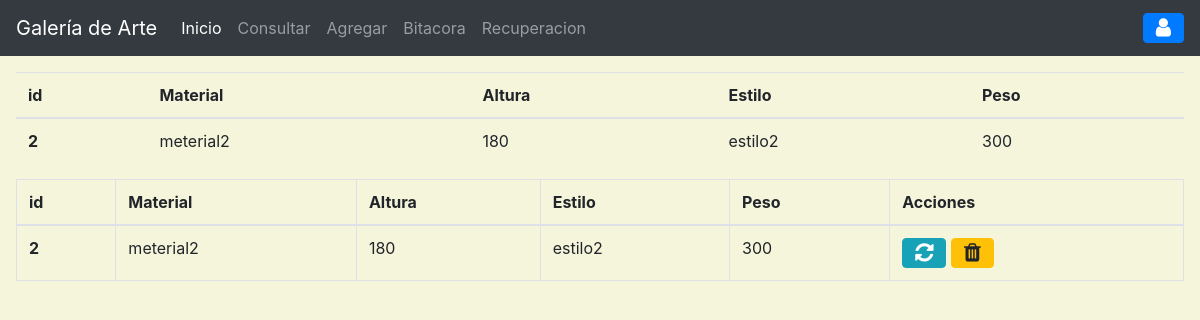
/?c=Escultura, run on the app's committed database.
### tables this page shows
CREATE TABLE `escultura` (
  `idobj` int(11) NOT NULL,
  `estilEscul` varchar(35) DEFAULT NULL,
  `materialEscul` varchar(35) DEFAULT NULL,
  `alturaEscul` double DEFAULT NULL,
  `pesoEscul` double DEFAULT NULL,
  KEY `fk_esc_obj` (`idobj`),
  CONSTRAINT `fk_esc_obj` FOREIGN KEY (`idobj`) REFERENCES `objetoarte` (`idobj`) ON DELETE CASCADE ON UPDATE CASCADE
);

### controller/escultura.controlador.php (called while the page is built, shortened)
<?php
require_once('model/escultura.php');
class EsculturaControlador
{
    public function __CONSTRUCT(){
        $this->modelo = new Escultura();
    }
    public function Inicio(){
        require_once "View/header.php";
        require_once "View/escultura/index.php";
        require_once "View/footer.php";
    }
}
?>

### model/conexion.php (called while the page is built, shortened)
<?php
class BaseDeDatos
{
    public static function Conectar(){
        try {
            $conexion = new PDO("mysql:host=".self::servidor.";dbname="
            .self::basedatos.";charset=utf8",self::usuario,self::password);
            $conexion->setAttribute(PDO::ATTR_ERRMODE,PDO::ERRMODE_EXCEPTION);
            return $conexion;
        } catch (PDOException $e) {
            return "Fallo la conexion a la base de datos".$e->getMessage();
        }
    }
}
?>

### model/escultura.php (called while the page is built, shortened)
<?php
class Escultura
{
    private $pdo;
    public function __CONSTRUCT(){
        $this->pdo = BaseDeDatos::Conectar();
    }
    public function getEscultura(){
        try {
            $sql = "SELECT * FROM escultura";
            $consulta = $this->pdo->prepare($sql);
            $consulta->execute();
            return $consulta->fetchAll(PDO::FETCH_OBJ);
        } catch (Exception $e) {
            die($e->getMessage());
        }
    }
}
?>

### view/escultura/index.php (the view, shortened to what this page needs)
<main class="app-content m-3">
<table class="table">
  <thead>
    <tr>
      <th scope="col">id</th>
      <th scope="col">Material</th>
      <th scope="col">Altura</th>
      <th scope="col">Estilo</th>
      <th scope="col">Peso</th>
    </tr>
  </thead>
  <tbody>
    <?php foreach($this->modelo->getEscultura() as $Esc): ?>
    <tr>
      <th scope="row"><?= $Esc->idobj?></th>
      <td><?= $Esc->materialEscul?></td>
      <td><?= $Esc->alturaEscul?></td>
      <td><?= $Esc->estilEscul?></td>
      <td><?= $Esc->pesoEscul?></td>
    </tr>
    <?php endforeach; ?>
  </tbody>
</table>
</main>
<main class="app-content m-3">
      <div class="row">
        <div class="col-md-12">
          <div class="tile">
            <div class="tile-body">
              <table class="table table-hover table-bordered" id="sampleTable">
                <thead>
                  <tr>
                    <th scope="col">id</th>
                    <th scope="col">Material</th>
                    <th scope="col">Altura</th>
                    <th scope="col">Estilo</th>
                    <th scope="col">Peso</th>
                    <th>Acciones</th>
                  </tr>
                  <tbody>
                   <?php foreach($this->modelo->getEscultura() as $Esc): ?>
                    <tr>
                        <th scope="row"><?= $Esc->idobj?></th>
                        <td><?= $Esc->materialEscul?></td>
                        <td><?= $Esc->alturaEscul?></td>
                        <td><?= $Esc->estilEscul?></td>
                        <td><?= $Esc->pesoEscul?></td>
                        <td>
                          <a href="?c=objetoArte&a=FormAgregar&id=<?=$Esc->idobj?>" class="btn btn-info btn-flat">
                            <i class="fa fa-lg fa-refresh"></i>
                          </a>
                          <a  class="btn btn-warning btn-flat"
                              data-toggle="modal"
                              data-target="#exampleModal"
                              data-id="<?=$Esc->idobj?>">
                            <i class="fa fa-lg fa-trash"></i>
                          </a>
                        </td>
                    </tr>
                    <?php endforeach; ?>
                  </tbody>
                </thead>
              </table>
            </div>
          </div>
        </div>
      </div>
    </main>

### data on the page
escultura: idobj "2", materialEscul "meterial2", alturaEscul "180", estilEscul "estilo2", pesoEscul "300"
